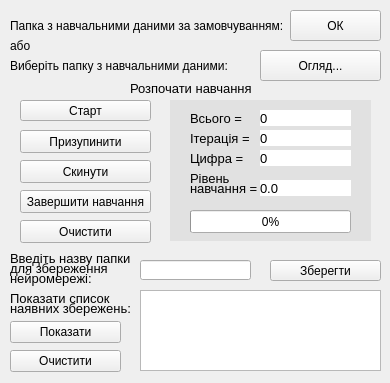
    <widget class="QWidget" name="tab_2">
     <attribute name="title">
      <string>Навчання</string>
     </attribute>
     <widget class="QPushButton" name="pushButton_12">
      <property name="geometry">
       <rect>
        <x>260</x>
        <y>50</y>
        <width>121</width>
        <height>31</height>
       </rect>
      </property>
      <property name="text">
       <string>Огляд...</string>
      </property>
     </widget>
     <widget class="QLabel" name="label_16">
      <property name="geometry">
       <rect>
        <x>170</x>
        <y>100</y>
        <width>201</width>
        <height>141</height>
       </rect>
      </property>
      <property name="font">
       <font>
        <pointsize>9</pointsize>
       </font>
      </property>
      <property name="styleSheet">
       <string notr="true">background-color: rgb(225, 225, 225);</string>
      </property>
      <property name="text">
       <string/>
      </property>
     </widget>
     <widget class="QLabel" name="label_17">
      <property name="geometry">
       <rect>
        <x>130</x>
        <y>80</y>
        <width>151</width>
        <height>16</height>
       </rect>
      </property>
      <property name="font">
       <font>
        <family>MS Shell Dlg 2</family>
        <pointsize>10</pointsize>
        <weight>50</weight>
        <italic>false</italic>
        <bold>false</bold>
       </font>
      </property>
      <property name="styleSheet">
       <string notr="true">font: 10pt &quot;MS Shell Dlg 2&quot;;</string>
      </property>
      <property name="text">
       <string>Розпочати навчання</string>
      </property>
     </widget>
     <widget class="QLabel" name="label_19">
      <property name="geometry">
       <rect>
        <x>10</x>
        <y>250</y>
        <width>131</width>
        <height>16</height>
       </rect>
      </property>
      <property name="font">
       <font>
        <pointsize>10</pointsize>
       </font>
      </property>
      <property name="text">
       <string>Введіть назву папки</string>
      </property>
     </widget>
     <widget class="QLabel" name="label_20">
      <property name="geometry">
       <rect>
        <x>10</x>
        <y>260</y>
        <width>131</width>
        <height>16</height>
       </rect>
      </property>
      <property name="font">
       <font>
        <pointsize>10</pointsize>
       </font>
      </property>
      <property name="text">
       <string>для збереження</string>
      </property>
     </widget>
     <widget class="QPushButton" name="pushButton_16">
      <property name="geometry">
       <rect>
        <x>270</x>
        <y>260</y>
        <width>111</width>
        <height>21</height>
       </rect>
      </property>
      <property name="text">
       <string>Зберегти</string>
      </property>
     </widget>
     <widget class="QLabel" name="label_21">
      <property name="geometry">
       <rect>
        <x>10</x>
        <y>270</y>
        <width>131</width>
        <height>16</height>
       </rect>
      </property>
      <property name="font">
       <font>
        <pointsize>10</pointsize>
       </font>
      </property>
      <property name="text">
       <string>нейромережі:</string>
      </property>
     </widget>
     <widget class="QLineEdit" name="lineEdit_4">
      <property name="geometry">
       <rect>
        <x>140</x>
        <y>260</y>
        <width>111</width>
        <height>20</height>
       </rect>
      </property>
     </widget>
     <widget class="QListWidget" name="listWidget_3">
      <property name="geometry">
       <rect>
        <x>140</x>
        <y>290</y>
        <width>241</width>
        <height>81</height>
       </rect>
      </property>
     </widget>
     <widget class="QLabel" name="label_22">
      <property name="geometry">
       <rect>
        <x>10</x>
        <y>290</y>
        <width>131</width>
        <height>16</height>
       </rect>
      </property>
      <property name="font">
       <font>
        <pointsize>10</pointsize>
       </font>
      </property>
      <property name="text">
       <string>Показати список</string>
      </property>
     </widget>
     <widget class="QLabel" name="label_23">
      <property name="geometry">
       <rect>
        <x>10</x>
        <y>300</y>
        <width>131</width>
        <height>16</height>
       </rect>
      </property>
      <property name="font">
       <font>
        <pointsize>10</pointsize>
       </font>
      </property>
      <property name="text">
       <string>наявних збережень:</string>
      </property>
     </widget>
     <widget class="QWidget" name="verticalLayoutWidget">
      <property name="geometry">
       <rect>
        <x>10</x>
        <y>320</y>
        <width>111</width>
        <height>54</height>
       </rect>
      </property>
      <layout class="QVBoxLayout" name="verticalLayout">
       <item>
        <widget class="QPushButton" name="pushButton_18">
         <property name="text">
          <string>Показати</string>
         </property>
        </widget>
       </item>
       <item>
        <widget class="QPushButton" name="pushButton_17">
         <property name="text">
          <string>Очистити</string>
         </property>
        </widget>
       </item>
      </layout>
     </widget>
     <widget class="QLabel" name="label_44">
      <property name="geometry">
       <rect>
        <x>10</x>
        <y>10</y>
        <width>281</width>
        <height>31</height>
       </rect>
      </property>
      <property name="font">
       <font>
        <pointsize>9</pointsize>
       </font>
      </property>
      <property name="text">
       <string>Папка з навчальними даними за замовчуванням:</string>
      </property>
     </widget>
     <widget class="QPushButton" name="pushButton_22">
      <property name="geometry">
       <rect>
        <x>290</x>
        <y>10</y>
        <width>91</width>
        <height>31</height>
       </rect>
      </property>
      <property name="text">
       <string>ОК</string>
      </property>
     </widget>
     <widget class="QLabel" name="label_45">
      <property name="geometry">
       <rect>
        <x>10</x>
        <y>30</y>
        <width>21</width>
        <height>31</height>
       </rect>
      </property>
      <property name="font">
       <font>
        <pointsize>9</pointsize>
       </font>
      </property>
      <property name="text">
       <string>або</string>
      </property>
     </widget>
     <widget class="QPushButton" name="pushButton_13">
      <property name="geometry">
       <rect>
        <x>20</x>
        <y>100</y>
        <width>131</width>
        <height>21</height>
       </rect>
      </property>
      <property name="text">
       <string>Старт</string>
      </property>
     </widget>
     <widget class="QPushButton" name="pushButton_19">
      <property name="geometry">
       <rect>
        <x>20</x>
        <y>160</y>
        <width>131</width>
        <height>23</height>
       </rect>
      </property>
      <property name="text">
       <string>Скинути</string>
      </property>
     </widget>
     <widget class="QPushButton" name="pushButton_15">
      <property name="geometry">
       <rect>
        <x>20</x>
        <y>130</y>
        <width>131</width>
        <height>23</height>
       </rect>
      </property>
      <property name="text">
       <string>Призупинити</string>
      </property>
     </widget>
     <widget class="QPushButton" name="pushButton_14">
      <property name="geometry">
       <rect>
        <x>20</x>
        <y>220</y>
        <width>131</width>
        <height>23</height>
       </rect>
      </property>
      <property name="text">
       <string>Очистити</string>
      </property>
     </widget>
     <widget class="QLabel" name="label_47">
      <property name="geometry">
       <rect>
        <x>190</x>
        <y>150</y>
        <width>71</width>
        <height>16</height>
       </rect>
      </property>
      <property name="font">
       <font>
        <pointsize>10</pointsize>
       </font>
      </property>
      <property name="text">
       <string>Цифра = </string>
      </property>
     </widget>
     <widget class="QLabel" name="label_51">
      <property name="geometry">
       <rect>
        <x>260</x>
        <y>180</y>
        <width>91</width>
        <height>16</height>
       </rect>
      </property>
      <property name="font">
       <font>
        <pointsize>10</pointsize>
       </font>
      </property>
      <property name="styleSheet">
       <string notr="true">background: white</string>
      </property>
      <property name="text">
       <string>0.0</string>
      </property>
     </widget>
     <widget class="QLabel" name="label_48">
      <property name="geometry">
       <rect>
        <x>190</x>
        <y>170</y>
        <width>71</width>
        <height>16</height>
       </rect>
      </property>
      <property name="font">
       <font>
        <pointsize>10</pointsize>
       </font>
      </property>
      <property name="text">
       <string>Рівень</string>
      </property>
     </widget>
     <widget class="QLabel" name="label_50">
      <property name="geometry">
       <rect>
        <x>260</x>
        <y>150</y>
        <width>91</width>
        <height>16</height>
       </rect>
      </property>
      <property name="font">
       <font>
        <pointsize>10</pointsize>
       </font>
      </property>
      <property name="styleSheet">
       <string notr="true">background: white</string>
      </property>
      <property name="text">
       <string>0</string>
      </property>
     </widget>
     <widget class="QLabel" name="label_46">
      <property name="geometry">
       <rect>
        <x>190</x>
        <y>130</y>
        <width>71</width>
        <height>16</height>
       </rect>
      </property>
      <property name="font">
       <font>
        <pointsize>10</pointsize>
       </font>
      </property>
      <property name="text">
       <string>Ітерація = </string>
      </property>
     </widget>
     <widget class="QLabel" name="label_49">
      <property name="geometry">
       <rect>
        <x>260</x>
        <y>130</y>
        <width>91</width>
        <height>16</height>
       </rect>
      </property>
      <property name="font">
       <font>
        <pointsize>10</pointsize>
       </font>
      </property>
      <property name="styleSheet">
       <string notr="true">background: white</string>
      </property>
      <property name="text">
       <string>0</string>
      </property>
     </widget>
     <widget class="QLabel" name="label_52">
      <property name="geometry">
       <rect>
        <x>190</x>
        <y>180</y>
        <width>71</width>
        <height>16</height>
       </rect>
      </property>
      <property name="font">
       <font>
        <pointsize>10</pointsize>
       </font>
      </property>
      <property name="text">
       <string>навчання =</string>
      </property>
     </widget>
     <widget class="QLabel" name="label_18">
      <property name="geometry">
       <rect>
        <x>10</x>
        <y>50</y>
        <width>251</width>
        <height>31</height>
       </rect>
      </property>
      <property name="font">
       <font>
        <pointsize>9</pointsize>
       </font>
      </property>
      <property name="text">
       <string>Виберіть папку з навчальними даними:</string>
      </property>
     </widget>
     <widget class="QProgressBar" name="progressBar">
      <property name="geometry">
       <rect>
        <x>190</x>
        <y>210</y>
        <width>161</width>
        <height>23</height>
       </rect>
      </property>
      <property name="value">
       <number>0</number>
      </property>
     </widget>
     <widget class="QLabel" name="label_54">
      <property name="geometry">
       <rect>
        <x>190</x>
        <y>110</y>
        <width>71</width>
        <height>16</height>
       </rect>
      </property>
      <property name="font">
       <font>
        <pointsize>10</pointsize>
       </font>
      </property>
      <property name="text">
       <string>Всього = </string>
      </property>
     </widget>
     <widget class="QLabel" name="label_55">
      <property name="geometry">
       <rect>
        <x>260</x>
        <y>110</y>
        <width>91</width>
        <height>16</height>
       </rect>
      </property>
      <property name="font">
       <font>
        <pointsize>10</pointsize>
       </font>
      </property>
      <property name="styleSheet">
       <string notr="true">background: white</string>
      </property>
      <property name="text">
       <string>0</string>
      </property>
     </widget>
     <widget class="QPushButton" name="pushButton_9">
      <property name="geometry">
       <rect>
        <x>20</x>
        <y>190</y>
        <width>131</width>
        <height>23</height>
       </rect>
      </property>
      <property name="text">
       <string>Завершити навчання</string>
      </property>
     </widget>
    </widget>
